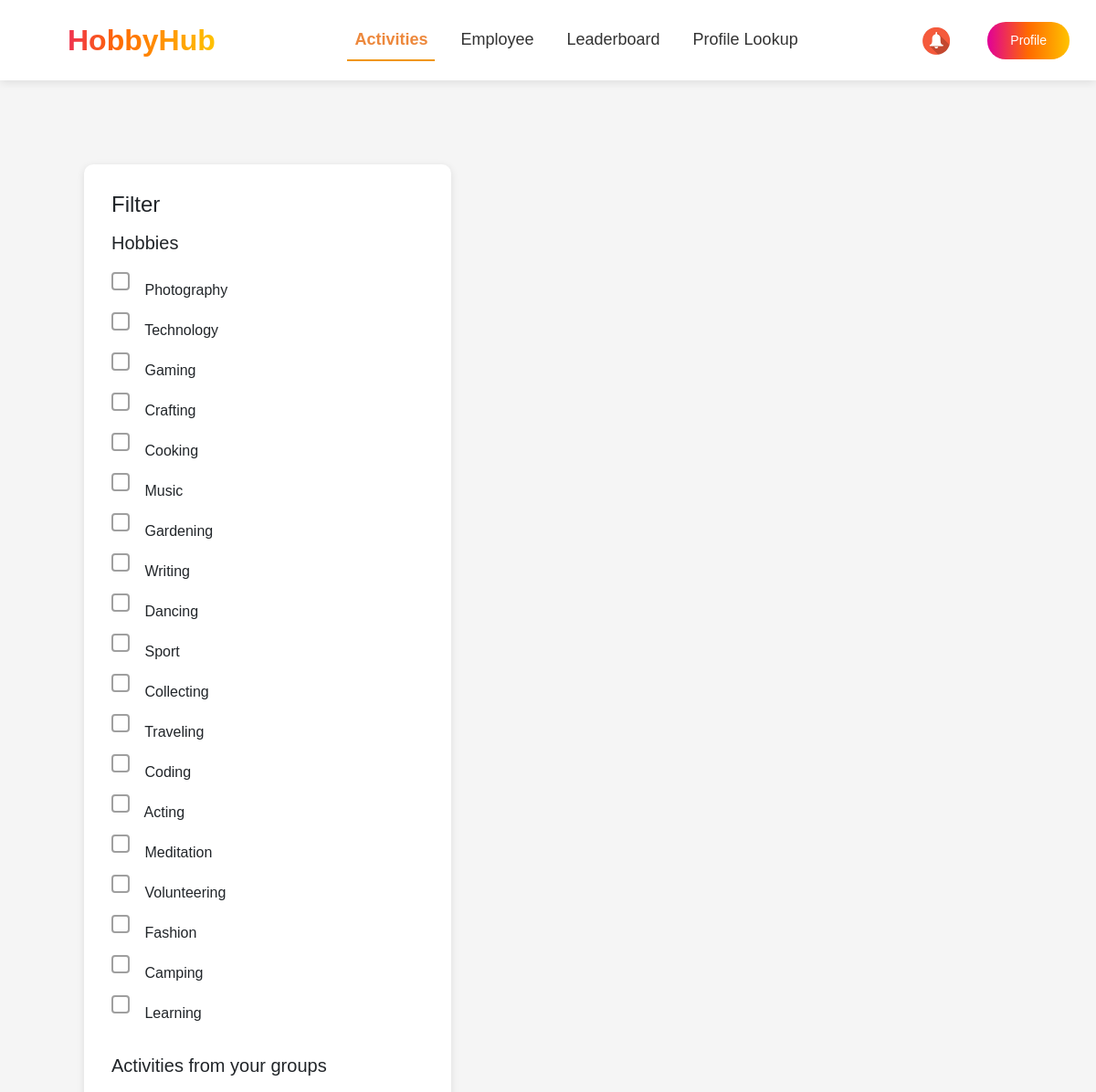
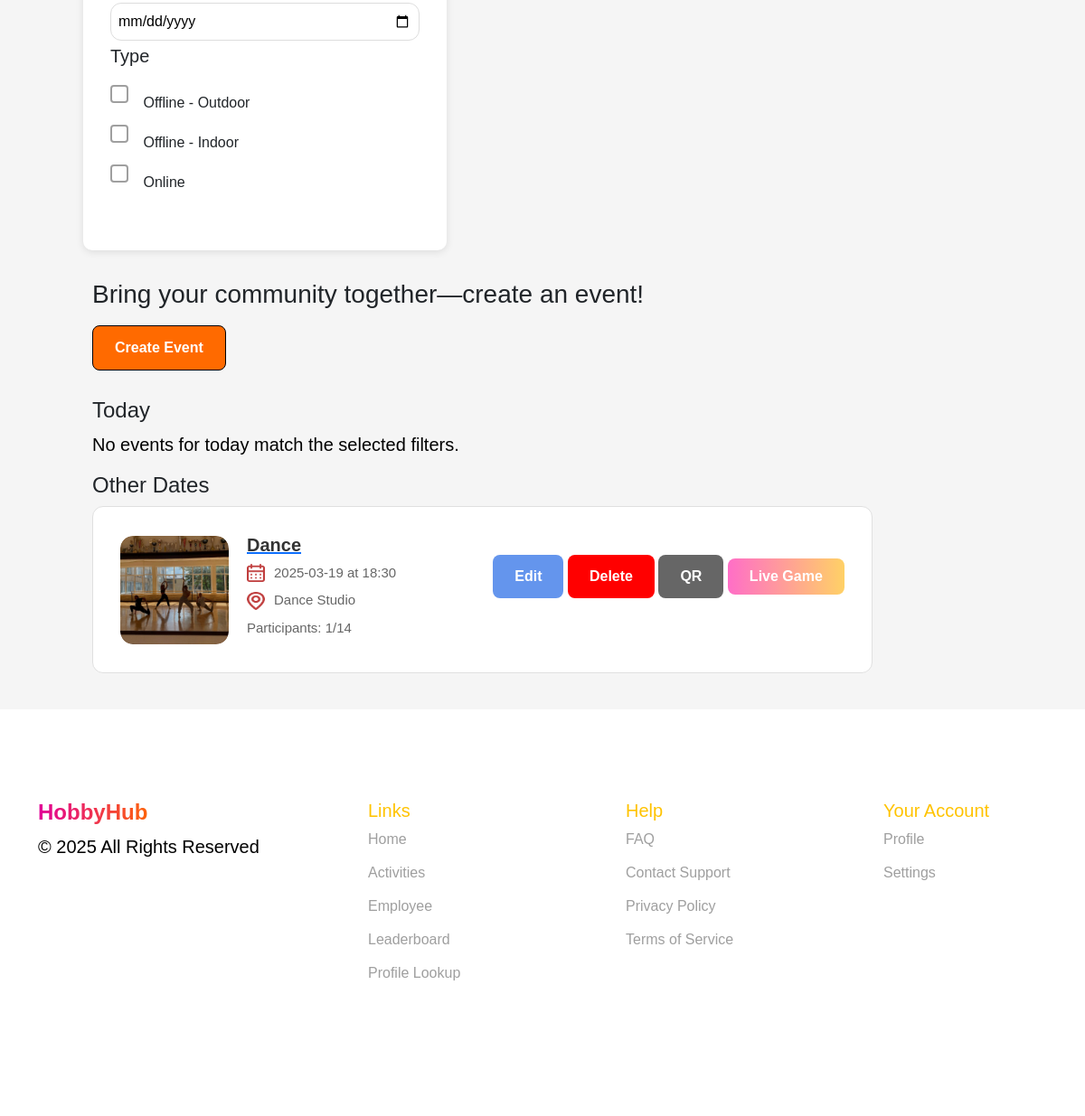
/activities/ (signed in), run on the app's committed database (2 pictures, top to bottom).
### events/models.py (models this page shows, shortened)
class Hobby(models.Model):
    name = models.CharField(max_length=100, unique=True, verbose_name="Hobby Name")

class Event(models.Model):
    EVENT_TYPES = [
        ('offline-outdoor', 'Offline - Outdoor'),
        ('offline-indoor', 'Offline - Indoor'),
        ('online', 'Online'),
    ]
    EVENT_STATUS = [
        ('upcoming', 'Upcoming'),
        ('in_progress', 'In Progress'),
        ('completed', 'Completed'),
    ]
    title = models.CharField(max_length=150)
    description = models.TextField()
    location = models.CharField(max_length=250)
    date = models.DateField()
    time = models.TimeField()
    event_type = models.CharField(max_length=15, choices=EVENT_TYPES, default='offline-indoor')
    status = models.CharField(max_length=12, choices=EVENT_STATUS, default='upcoming')
    hobbies = models.ManyToManyField(Hobby, related_name='events')
    image = models.ImageField(upload_to='event_images/', null=True, blank=True)
    company = models.ForeignKey(
        Company,
        to_field='company_id',
        on_delete=models.CASCADE,
        related_name='events',
        verbose_name="Company"
    )
    diamonds = models.IntegerField(default=0, verbose_name="Diamonds")
    quota = models.IntegerField(default=10, verbose_name="Quota")
    participants = models.ManyToManyField(Employee, related_name='events', blank=True)

### events/views.py (the view)
# urls.py: path('activities/', organizer_activities, name='activities'),
@role_required("organizer")
def organizer_activities(request):
    now = timezone.localtime(timezone.now())
    today_start = now.replace(hour=0, minute=0, second=0, microsecond=0)
    today_end = today_start + timedelta(days=1)
    company_id = request.session.get("company_id")
    if not company_id:
        return redirect("sign_in")
    try:
        current_company = Company.objects.get(id=company_id)
    except Company.DoesNotExist:
        return redirect("sign_in")
    events = Event.objects.filter(company=current_company).exclude(status='completed')
    hobbies = Hobby.objects.all()
    today_events = []
    other_events = []
    for event in events:
        event_datetime = timezone.make_aware(
            datetime.combine(event.date, event.time)
        )
        event_data = {
            'id': event.id,
            'title': event.title,
            'description': event.description,
            'location': event.location,
            'date': event.date.strftime('%Y-%m-%d'),
            'time': event.time.strftime('%H:%M'),
            'datetime': event_datetime.isoformat(),
            'event_type': event.event_type,
            'status': event.status,
            'hobbies': [hobby.name for hobby in event.hobbies.all()],
            'image': event.image.url if event.image else None,
            'quota': event.quota,
            'participants_count': event.participants.count(),
            'event_types': event.EVENT_TYPES,
        }
        if today_start <= event_datetime < today_end:
            today_events.append(event_data)
        else:
            other_events.append(event_data)
    return render(request, 'organizer_activities.html', {
        'today_events': today_events,
        'other_events': other_events,
        'hobbies': hobbies,
        'current_datetime': now.isoformat(),
        'event':event_data
    })

### events/views.py (called while the page is built)
def role_required(role):
    def decorator(view_func):
        @wraps(view_func)
        def wrapper(request, *args, **kwargs):
            if role == "employee" and not request.session.get("nickname"):
                return redirect(f"/sign_in/?next={request.get_full_path()}")
            if role == "organizer" and not request.session.get("company_id"):
                return redirect(f"/sign_in/?next={request.get_full_path()}")
            return view_func(request, *args, **kwargs)
        return wrapper
    return decorator

### events/templates/organizer_activities.html (shortened to what this page needs)
{% extends "organizer_base.html" %}
    {% load static %}
    {% block extra_css %}
    <link rel="stylesheet" href="{% static 'css/organizer-styles.css' %}">
    <link rel="stylesheet" href="{% static 'css/activities.css' %}">
    <link href="https://fonts.cdnfonts.com/css/gilroy-bold" rel="stylesheet">
    <link rel="stylesheet" href="https://cdn.jsdelivr.net/npm/swiper/swiper-bundle.min.css">
    {% endblock %}
    {% block content %}
    <section class="container-act">
        <div class="container-act">
            <aside class="filter-panel">
                <h4>Filter</h4>
                <h5 >Hobbies</h5>
                <ul id="hobby-filters">
                    {% for hobby in hobbies %}
                        <li>
                            <input type="checkbox" value="{{ hobby.name }}"> {{ hobby.name }}
                        </li>
                    {% endfor %}
                </ul>
                <h5 >Activities from your groups</h5>
                <input type="date" id="date-filter">
                <h5 >Type</h5>
                <ul>
                    <li><input type="checkbox" value="offline-outdoor"> Offline - Outdoor</li>
                    <li><input type="checkbox" value="offline-indoor"> Offline - Indoor</li>
                    <li><input type="checkbox" value="online"> Online</li>
                </ul>
            </aside>
            <main class="event-list" style="margin-bottom: 30px;">
                <div class="creation">
                    <h3 style="padding-bottom: 10px;">Bring your community together—create an event!</h3>
                    <button class="create-event-btn" onclick="openModal()">Create Event</button>
                </div>
                <h4>Today</h4>
                <div id="today-events">
                    <p id="no-events-today" style="display: none;">No events for today match the selected filters.</p>
                </div>
                <h4>Other Dates</h4>
                <div id="other-events">
                    {% for event in other_events %}
                        <div class="event-container">
                                <div class="event event-card" data-date="{{ event.date }}" data-hobbies="{{ event.hobbies|join:',' }}" data-type="{{ event.event_type }}" >
                                    <div class="event-image">
                                        <img src="{{ event.image }}" alt="{{ event.title }}">
                                    </div>
                                    <div class="event-details">
                                        <a href="{% url 'organizer_activity_details' %}?event_id={{ event.id }}"><h3>{{ event.title }}</h3></a>
                                        <p><img src="{% static 'images/your_act_calendar.png' %}" alt="Date" class="icon">{{ event.date }} at {{ event.time }}</p>
                                        <p><img src="{% static 'images/your_act_location.png' %}" alt="Location" class="icon">{{ event.location }}</p>
                                        <p>Participants: {{ event.participants_count }}/{{ event.quota }}</p>
                                    </div>
                                    <div class="event-actions">
                                        <button class="edit-event-btn" data-event-id="{{ event.id }}">Edit</button>
                                        <button class="delete-event-btn" data-event-id="{{ event.id }}">Delete</button>
                                        <button class="participants-list-btn" data-event-id="{{ event.id }}" onclick="openQRModal('{{ event.id }}')">QR</button>
                                        <button
                                            onclick="openLiveModal(this)"
                                            data-event-id="{{ event.id }}"
                                            class="live_game_btn px-4 py-2 bg-blue-600 text-white rounded-lg shadow-md hover:bg-blue-700 transition">
                                            Live Game
                                        </button>
                                    </div>
                                </div>
                        </div>
                    {% endfor %}
                </div>
            </main>
    </section>
{%  endblock %}

### events/static/css/organizer-styles.css (style rules this page uses)
body { font-family: 'Gilroy-Medium', sans-serif; background-color: #F5F5F5; }
body h1, h2, h3, h4,h5,h6, header { font-family: 'Gilroy-Bold', sans-serif; }
p { color: #000000; font-weight: 400; font-size: 20px; }
.event-card { display: flex; align-items: center; background: #ffffff; border-radius: 16px; padding: 20px; position: relative; overflow: hidden; transition: all 0.3s ease-in-out; border: 1px solid #e0e0e0; }
.event-image { width: 120px; height: 120px; border-radius: 14px; overflow: hidden; flex-shrink: 0; position: relative; }
.event-image img { width: 100%; height: 100%; object-fit: cover; border-radius: 14px; transition: transform 0.3s ease-in-out; }
.event-details { padding-left: 20px; flex: 1; }
.event-details h3 { margin: 0; font-size: 20px; font-weight: bold; color: #333; }
.event-details p { margin: 8px 0; font-size: 15px; color: #666; display: flex; align-items: center; font-weight: 500; }
.icon { width: 20px; height: 20px; margin-right: 10px; opacity: 0.8; transition: opacity 0.3s ease-in-out; }

### data on the page
Hobby: name "Photography"
Hobby: name "Technology"
Hobby: name "Gaming"
Hobby: name "Crafting"
Hobby: name "Cooking"
Hobby: name "Music"
Hobby: name "Gardening"
Hobby: name "Writing"
Hobby: name "Dancing"
Hobby: name "Sport"
Hobby: name "Collecting"
Hobby: name "Traveling"
Hobby: name "Coding"
Hobby: name "Acting"
Hobby: name "Meditation"
Hobby: name "Volunteering"
Hobby: name "Fashion"
Hobby: name "Camping"
Hobby: name "Learning"
Event: title "Dance", location "Dance Studio"

### other printed values
{{ event.date }} "2025-03-19"
{{ event.time }} "18:30"
{{ event.participants_count }} "1"
{{ event.quota }} "14"
